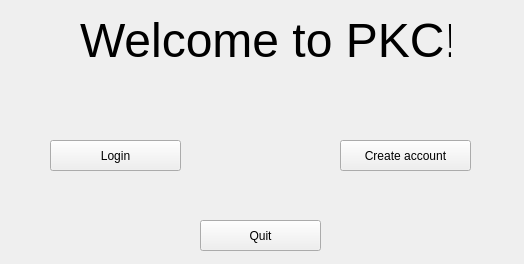
<?xml version="1.0" encoding="UTF-8"?>
<ui version="4.0">
 <class>signinsignup_window</class>
 <widget class="QWidget" name="signinsignup_window">
  <property name="geometry">
   <rect>
    <x>0</x>
    <y>0</y>
    <width>524</width>
    <height>264</height>
   </rect>
  </property>
  <property name="windowTitle">
   <string>Sign In Sign Up</string>
  </property>
  <widget class="QPushButton" name="sign_button_1">
   <property name="geometry">
    <rect>
     <x>50</x>
     <y>140</y>
     <width>131</width>
     <height>31</height>
    </rect>
   </property>
   <property name="text">
    <string>Login</string>
   </property>
  </widget>
  <widget class="QLabel" name="sign_title">
   <property name="geometry">
    <rect>
     <x>80</x>
     <y>10</y>
     <width>371</width>
     <height>61</height>
    </rect>
   </property>
   <property name="font">
    <font>
     <pointsize>36</pointsize>
    </font>
   </property>
   <property name="text">
    <string>Welcome to PKC!</string>
   </property>
  </widget>
  <widget class="QPushButton" name="sign_button_2">
   <property name="geometry">
    <rect>
     <x>340</x>
     <y>140</y>
     <width>131</width>
     <height>31</height>
    </rect>
   </property>
   <property name="text">
    <string>Create account</string>
   </property>
  </widget>
  <widget class="QPushButton" name="sign_button_3">
   <property name="geometry">
    <rect>
     <x>200</x>
     <y>220</y>
     <width>121</width>
     <height>31</height>
    </rect>
   </property>
   <property name="text">
    <string>Quit</string>
   </property>
  </widget>
 </widget>
 <resources/>
 <connections/>
</ui>
